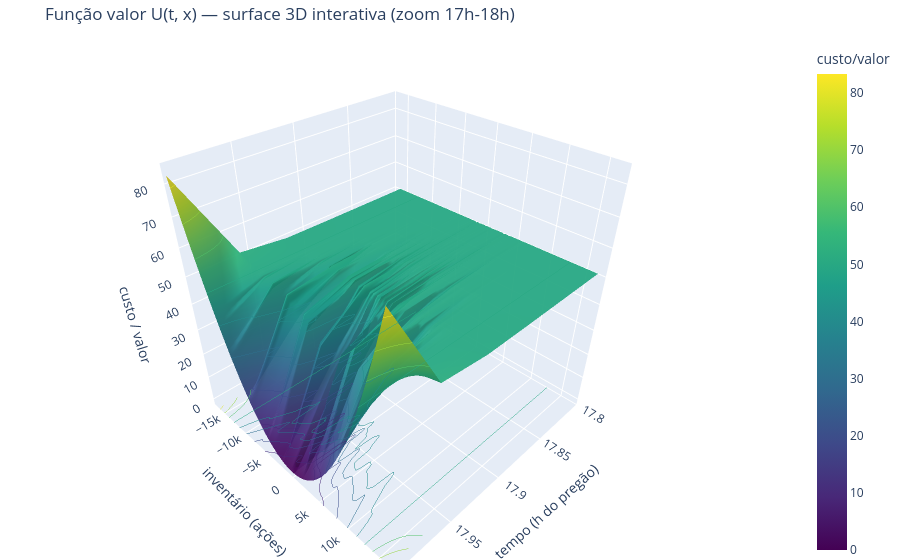

Here is the notebook cell this chart was saved with:
### Markdown cell above
### Surface plot interativo (Plotly)
Gire, dê zoom e use o hover. O HTML fica salvo; focamos na última hora (17h-18h) para ver a parede terminal com mais detalhe.

### Code cell
value_surface_path = REPORT_DIR / 'notebooks' / 'value_surface.html'
value_surface_path.parent.mkdir(parents=True, exist_ok=True)

if 'time_scale' not in globals():
    start_hour = 10.0
    end_hour = 18.0
    time_scale = (end_hour - start_hour) / grid.T

if 'inv_scale' not in globals():
    inv_scale = 1.0

time_hours = grid.t * time_scale + start_hour
inventory_shares = grid.x * inv_scale
mask = (time_hours >= 17.0) & (time_hours <= 18.0)
if not mask.any():
    mask = time_hours >= (time_hours.max() - 1.0)
time_slice = time_hours[mask]
value_slice = U_all[mask]

value_surface = go.Figure(
    data=[
        go.Surface(
            x=time_slice,
            y=inventory_shares,
            z=value_slice.T,
            colorscale="Viridis",
            colorbar_title="custo/valor",
            showscale=True,
            opacity=0.95,
            contours={"z": {"show": True, "usecolormap": True, "project_z": True}},
        )
    ]
)
value_surface.update_layout(
    title="Função valor U(t, x) — surface 3D interativa (zoom 17h-18h)",
    scene=dict(
        xaxis_title="tempo (h do pregão)",
        yaxis_title="inventário (ações)",
        zaxis_title="custo / valor",
        xaxis=dict(range=[17.8, 18.0]),
    ),
    margin=dict(l=0, r=0, b=0, t=40),
)
value_surface.write_html(value_surface_path, include_plotlyjs="cdn")
print(f"Surface plot interativo salvo em {value_surface_path}")
value_surface.show()

### Figure 1 — Plotly figure (JSON) as saved in the notebook; plotly's stock layout.template omitted (floating-point values rounded to 4 significant figures; data arrays with more than 128 entries replaced by an {"elided": "..."} marker saying what was removed)
{"data": [{"colorbar": {"title": {"text": "custo/valor"}}, "colorscale": [[0, "#440154"], [0.1111, "#482878"], [0.2222, "#3e4989"], [0.3333, "#31688e"], [0.4444, "#26828e"], [0.5556, "#1f9e89"], [0.6667, "#35b779"], [0.7778, "#6ece58"], [0.8889, "#b5de2b"], [1, "#fde725"]], "contours": {"z": {"project": {"z": true}, "show": true, "usecolormap": true}}, "opacity": 0.95, "showscale": true, "type": "surface", "x": [17.0, 17.04, 17.08, 17.12, 17.16, 17.2, 17.24, 17.28, 17.32, 17.36, 17.4, 17.44, 17.48, 17.52, 17.56, 17.6, 17.64, 17.68, 17.72, 17.76, 17.8, 17.84, 17.88, 17.92, 17.96, 18.0], "y": {"elided": "241 float values"}, "z": {"elided": "241x26 float values"}}], "layout": {"margin": {"b": 0, "l": 0, "r": 0, "t": 40}, "scene": {"xaxis": {"range": [17.8, 18], "title": {"text": "tempo (h do pregão)"}}, "yaxis": {"title": {"text": "inventário (ações)"}}, "zaxis": {"title": {"text": "custo / valor"}}}, "title": {"text": "Função valor U(t, x) — surface 3D interativa (zoom 17h-18h)"}}}
